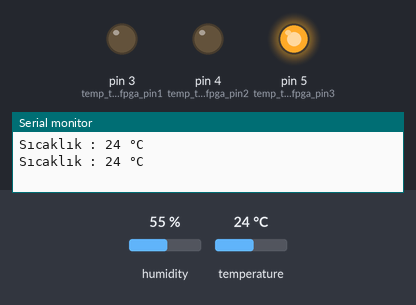
Bench run of a sketch on a simulated Arduino Uno, built with avr-gcc and run on an emulated ATmega328P. On the bench: output pins drawn as LEDs (lit = HIGH), the last lines printed to the serial monitor. Inputs (shaded band) come from the test bench; at power-on: temperature 24 °C, humidity 55 %.

Above: at 2.8 s.
2.9 s: temperature set to 21 °C
At 4.8 s:
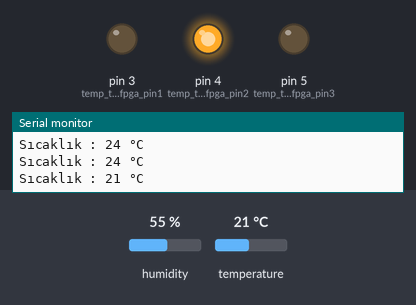
5.6 s: temperature set to 12 °C
At 7.2 s:
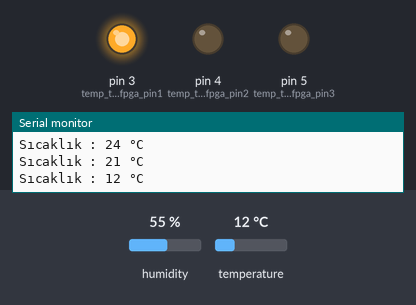
8.3 s: temperature set to 19 °C
11.3 s: temperature set to 22 °C
At 13.1 s:
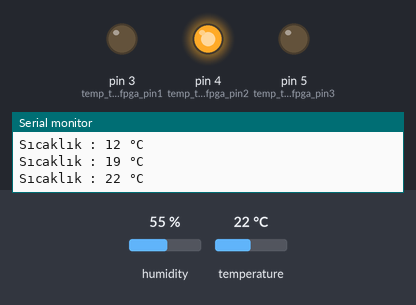
14.0 s: temperature set to 28 °C
At 15.5 s:
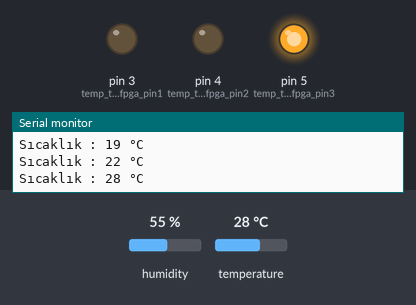
Timing chart, 0 to 17.0 s (numbered marks = the images above; inputs shaded):
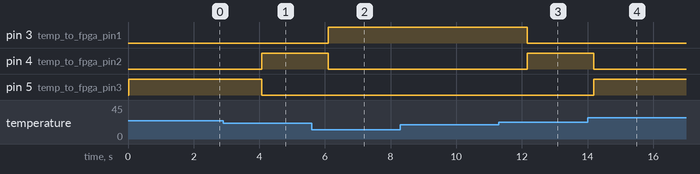

The sketch:

project_arduino_part.ino
```cpp
#include <dht11.h>
#define temp_sensor_pin 2 // Sıcaklık sensörünün bağlı olduğu pin
#define temp_to_fpga_pin1 3 // Sıcaklık verisini FPGA'ya aktaran pinler
#define temp_to_fpga_pin2 4 // Sıcaklık verisini FPGA'ya aktaran pinler
#define temp_to_fpga_pin3 5 // Sıcaklık verisini FPGA'ya aktaran pinler
dht11 temp_sensor; // Sıcaklık sensörümü kullanabilmek için DHT11 class'ından bir adet obje üretiyorum.
int C_temp; // Sıcaklık sensöründen okunan sıcaklık değeri (Celcius)

// FPGA'ya 3 bit şeklinde sıcaklık değerini aktarmak için kullanılan fonksiyon.
void data_to_fpga(){
  // Eğer sensör tarafından okunan sıcaklık değeri 20 derecenin altındaysa:
  if(C_temp <= 20){
    digitalWrite(temp_to_fpga_pin1,HIGH); // 3 numaralı pinden true şeklinde çıkış alınır.
    digitalWrite(temp_to_fpga_pin2,LOW); // 4 numaralı pinden false şeklinde çıkış alınır.
    digitalWrite(temp_to_fpga_pin3,LOW); // 5 numaralı pinden false şeklinde çıkış alınır.
  }
  // Eğer sensör tarafından okunan sıcaklık değeri 20 derece ile 22 derece arasındaysa:
  else if(C_temp > 20 && C_temp <= 22){
    digitalWrite(temp_to_fpga_pin1,LOW); // 3 numaralı pinden false şeklinde çıkış alınır.
    digitalWrite(temp_to_fpga_pin2,HIGH); // 4 numaralı pinden true şeklinde çıkış alınır.
    digitalWrite(temp_to_fpga_pin3,LOW); // 5 numaralı pinden false şeklinde çıkış alınır.
  }
  // Eğer sensör tarafından okunan sıcaklık değeri 22 derecenin üstündeyse:
  else{
    digitalWrite(temp_to_fpga_pin1,LOW); // 3 numaralı pinden false şeklinde çıkış alınır.
    digitalWrite(temp_to_fpga_pin2,LOW); // 4 numaralı pinden false şeklinde çıkış alınır.
    digitalWrite(temp_to_fpga_pin3,HIGH); // 5 numaralı pinden true şeklinde çıkış alınır.
  }
}

// Sensörden sıcaklığı okumak için kullanılan fonksiyon.
void read_temp(){
  int start = temp_sensor.read(temp_sensor_pin); // Sensörden sıcaklık ve nem değerleri okunuyor.
  C_temp = temp_sensor.temperature; // C_temp değişkenine okunan sıcaklık değeri Celcius cinsinden atanıyor.
  data_to_fpga(); // FPGA'ya okunan veriyi aktarmak için kullanılan fonksiyon çağrılıyor.
}

// Başlangıç ayarlarını yapmak için kullanılan fonksiyon.
void setup() {
  Serial.begin(9600); // PC ile arduino arasındaki seri haberleşme hızını ayarlıyoruz.
  pinMode(temp_sensor_pin,INPUT); // 2 numaralı digital pin veri okumak için INPUT olarak tanımlanıyor.
  pinMode(temp_to_fpga_pin1,OUTPUT); // 3 numaralı digital pin veri yazmak için OUTPUT olarak tanımlanıyor.
  pinMode(temp_to_fpga_pin2,OUTPUT); // 4 numaralı digital pin veri yazmak için OUTPUT olarak tanımlanıyor.
  pinMode(temp_to_fpga_pin3,OUTPUT); // 5 numaralı digital pin veri yazmak için OUTPUT olarak tanımlanıyor.
}

// Döngü şeklinde çalışacak olan fonksiyon.
void loop() {
  read_temp(); // Sensörden gelen veriyi okumak için kullanılan fonksiyon çağrılıyor.
  // Okunan sıcaklık değeri seri port ekranına yazdırılıyor.
  Serial.print("Sıcaklık : ");
  Serial.print(C_temp);
  Serial.println(" °C");
  delay(2000); // Okuma frekansı olarak 2 saniyede bir belirleniyor.
}
```

Measured:
- the behaviour switches between 23 and 22 °C on temperature (found by bisection; images 0 and 1)
- the behaviour switches between 20 and 21 °C on temperature (found by bisection; images 2 and 3)
- after the input at 2.9 s, pin 4 (temp_to_fpga_pin2): LOW → HIGH after 1.2 s; pin 5 (temp_to_fpga_pin3): HIGH → LOW after 1.2 s
- after the input at 5.6 s, pin 3 (temp_to_fpga_pin1): LOW → HIGH after 0.49 s; pin 4 (temp_to_fpga_pin2): HIGH → LOW after 0.49 s
- after the input at 11.3 s, pin 3 (temp_to_fpga_pin1): HIGH → LOW after 0.86 s; pin 4 (temp_to_fpga_pin2): LOW → HIGH after 0.86 s
- after the input at 14.0 s, pin 4 (temp_to_fpga_pin2): HIGH → LOW after 0.19 s; pin 5 (temp_to_fpga_pin3): LOW → HIGH after 0.19 s
